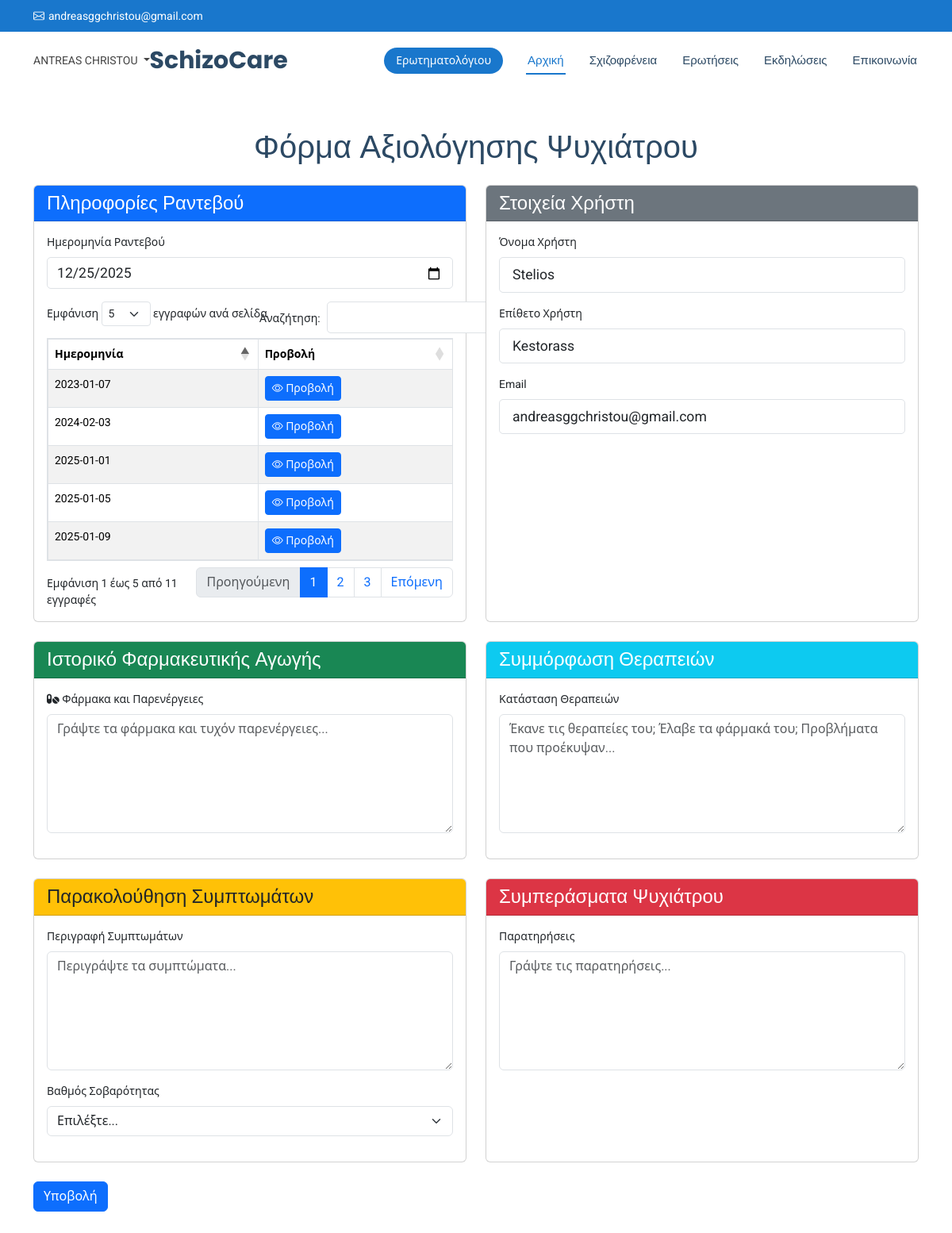
The app's page /dashboard/doctor/form_appointment.php?registration_number=1067998 (signed in) with its own data.
### tables this page shows
CREATE TABLE `users` (
  `user_id` int(11) NOT NULL,
  `role_id` int(11) NOT NULL,
  `name` varchar(255) NOT NULL,
  `surname` varchar(255) NOT NULL,
  `email` varchar(255) NOT NULL,
  `password` varchar(255) NOT NULL,
  `date_of_birth` date NOT NULL,
  `nationality` varchar(255) NOT NULL,
  `phone` int(11) NOT NULL,
  `resetCode` int(6) NOT NULL,
  `registration_number` int(11) NOT NULL,
  `gender` varchar(23) NOT NULL,
  `creation_date` date NOT NULL DEFAULT current_timestamp()
);

CREATE TABLE `appointment_details` (
  `id` int(11) NOT NULL,
  `appointmentDate` date NOT NULL,
  `name` varchar(255) NOT NULL,
  `clientEmail` varchar(255) NOT NULL,
  `medications` varchar(255) NOT NULL,
  `therapy_compliance` varchar(255) NOT NULL,
  `symptoms` varchar(255) NOT NULL,
  `symptom_severity` varchar(255) NOT NULL,
  `psychiatrist_notes` varchar(255) NOT NULL,
  `doctor_id` int(11) NOT NULL
);

### dashboard/doctor/form_appointment.php (the view, shortened to what this page needs)
<?php
include "../../config/config.php";
if (isset($_SESSION['user'])) {
    if (isset($_GET['registration_number'])) {
        $user_id = $_GET['registration_number'];
    	$sql = "SELECT * FROM users WHERE registration_number = ?";
    	$stmt = $conn->prepare($sql);
    	$stmt->bind_param("i", $user_id);
    	$stmt->execute();
    	$result = $stmt->get_result();
    	if ($result->num_rows > 0) {
    		while ($row = $result->fetch_assoc()) {
    			$email = $row['email'];
    			$name = $row['name'];
    			$surname = $row['surname'];
    		}
    	}
    }
}
?>
<!DOCTYPE html>
<html lang="en">
<head>
<link rel="stylesheet" href="https://cdn.datatables.net/1.13.6/css/dataTables.bootstrap5.min.css">
</head>
<body class="index-page">
  <?php include "header.php"?>
<?php
                            $sql1 = "
                                SELECT
                                    u.registration_number,
                                    u.email,
                                    a.clientEmail,
                                    a.appointmentDate
                                FROM
                                    users u
                                JOIN
                                    appointment_details a
                                ON
                                    u.email = a.clientEmail
                                WHERE
                                    u.registration_number = ?
                                ORDER BY
                                    a.appointmentDate DESC;
                            ";
                            $stmt = $conn->prepare($sql1);
                            $stmt->bind_param('s', $user_id);
                            $stmt->execute();
                            $result = $stmt->get_result();
                            ?>
  <div class="container mt-5">
    <h1 class="text-center mb-4">Φόρμα Αξιολόγησης Ψυχιάτρου</h1>
    <form action="form_appointment.php" method="POST" class="needs-validation" novalidate>
    <div class="row g-4 mb-4">
        <div class="col-md-6">
            <div class="card h-100">
                <div class="card-header bg-primary text-white">
                    <h4 class="card-title mb-0">Πληροφορίες Ραντεβού</h4>
                </div>
                <div class="card-body">
                    <div class="mb-3">
                        <label for="appointmentDate" class="form-label">Ημερομηνία Ραντεβού</label>
                        <input type="date" class="form-control" id="appointmentDate" name="appointmentDate" required>
                    </div>
                    <table id="questionsTable" class="table table-bordered table-striped">
                        <thead>
                            <tr>
                                <th>Ημερομηνία</th>
                                <th>Προβολή</th>
                            </tr>
                        </thead>
                        <tbody>
                            <?php
                            if ($result->num_rows > 0) {
                                while ($row = $result->fetch_assoc()) {
                                    echo "<tr>";
                                    echo "<td>" . htmlspecialchars($row['appointmentDate']) . "</td>";
                                    echo "<td>
                                        <button class='btn btn-primary btn-sm' data-bs-toggle='modal' data-bs-target='#viewModal'
                                            data-id='" . htmlspecialchars($row['registration_number']) . "'
                                            data-date='" . htmlspecialchars($row['appointmentDate']) . "'>
                                            <i class='bi bi-eye'></i> Προβολή
                                        </button>
                                      </td>";
                                    echo "</tr>";
                                }
                            } else {
                                echo "<tr><td>Δεν βρέθηκαν τα προηγούμενα ραντεβού.</td>
                                <td></td>
                                </tr>";
                            }
                            ?>
                        </tbody>
                    </table>
                    </div>
                </div>
            </div>
            <div class="col-md-6">
                <div class="card h-100">
                    <div class="card-header bg-secondary text-white">
                        <h4 class="card-title mb-0">Στοιχεία Χρήστη</h4>
                    </div>
                    <div class="card-body">
                    <div class="mb-3">
                        <label for="userName" class="form-label">Όνομα Χρήστη</label>
                        <input type="text" class="form-control form-control-lg" id="name" name="name" placeholder="Όνομα Χρήστη" value= <?php echo $name ?> required>
                    </div>
                    <div class="mb-3">
                        <label for="userName" class="form-label">Επίθετο Χρήστη</label>
                        <input type="text" class="form-control form-control-lg" id="surname" name="surname" placeholder="Επίθετο Χρήστη" value= <?php echo $surname ?> required>
                    </div>
                    <div class="mb-3">
                        <label for="email" class="form-label">Email</label>
                        <input type="email" class="form-control form-control-lg" id="clientEmail" name="clientEmail" placeholder="you@example.com" value= <?php echo $email?> required>
                    </div>
                    </div>
                </div>
            </div>
        </div>
        <div class="row g-4 mb-4">
            <div class="col-md-6">
                <div class="card h-100">
                    <div class="card-header bg-success text-white">
                        <h4 class="card-title mb-0">Ιστορικό Φαρμακευτικής Αγωγής</h4>
                    </div>
                    <div class="card-body">
                        <div class="mb-3">
                            <label for="medications" class="form-label">
                                <i class="fas fa-pills"></i> Φάρμακα και Παρενέργειες
                            </label>
                            <textarea class="form-control" id="medications" name="medications" rows="5" style="min-height: 150px;" placeholder="Γράψτε τα φάρμακα και τυχόν παρενέργειες..." required></textarea>
                        </div>
                    </div>
                </div>
            </div>
            <div class="col-md-6">
                <div class="card h-100">
                    <div class="card-header bg-info text-white">
                        <h4 class="card-title mb-0">Συμμόρφωση Θεραπειών</h4>
                    </div>
                    <div class="card-body">
                        <div class="mb-3">
                            <label for="therapyCompliance" class="form-label">Κατάσταση Θεραπειών</label>
                            <textarea class="form-control" id="therapyCompliance" name="therapyCompliance" rows="5" style="min-height: 150px;" placeholder="Έκανε τις θεραπείες του; Έλαβε τα φάρμακά του; Προβλήματα που προέκυψαν..." required></textarea>
                        </div>
                    </div>
                </div>
            </div>
        </div>
        <div class="row g-4 mb-4">
            <div class="col-md-6">
                <div class="card h-100">
                    <div class="card-header bg-warning text-dark">
                        <h4 class="card-title mb-0">Παρακολούθηση Συμπτωμάτων</h4>
                    </div>
                    <div class="card-body">
                        <div class="mb-3">
                            <label for="symptoms" class="form-label">Περιγραφή Συμπτωμάτων</label>
                            <textarea class="form-control" id="symptoms" name="symptoms" rows="5" style="min-height: 150px;" placeholder="Περιγράψτε τα συμπτώματα..." required></textarea>
                        </div>
                        <div class="mb-3">
                            <label for="symptomSeverity" class="form-label">Βαθμός Σοβαρότητας</label>
                            <select class="form-select" id="symptomSeverity" name="symptomSeverity" required>
                                <option value="">Επιλέξτε...</option>
                            </select>
                        </div>
                    </div>
                </div>
            </div>
            <div class="col-md-6">
                <div class="card h-100">
                    <div class="card-header bg-danger text-white">
                        <h4 class="card-title mb-0">Συμπεράσματα Ψυχιάτρου</h4>
                    </div>
                    <div class="card-body">
                        <div class="mb-3">
                            <label for="psychiatristNotes" class="form-label">Παρατηρήσεις</label>
                            <textarea class="form-control" id="psychiatristNotes" name="psychiatristNotes" rows="5" style="min-height: 150px;" placeholder="Γράψτε τις παρατηρήσεις..." required></textarea>
                        </div>
                    </div>
                </div>
            </div>
        </div>
        <div class="d-flex justify-content-between mb-5">
        <button type="submit" class="btn btn-primary">Υποβολή</button>
        </div>
</body>
</html>

### assets/css/main.css (style rules this page uses)
:root { --default-font: "Roboto", system-ui, -apple-system, "Segoe UI", Roboto, "Helvetica Neue", Arial, "Noto Sans", "Liberation Sans", sans-serif, "Apple Color Emoji", "Segoe UI Emoji", "Segoe UI Symbol", "Noto Color Emoji"; --heading-font: "Poppins", sans-serif; --nav-font: "Raleway", sans-serif; }
:root { --background-color: #ffffff; --default-color: #444444; --heading-color: #2c4964; --accent-color: #1977cc; --surface-color: #ffffff; --contrast-color: #ffffff; }
:root { --nav-color: #2c4964; --nav-hover-color: #1977cc; --nav-mobile-background-color: #ffffff; --nav-dropdown-background-color: #ffffff; --nav-dropdown-color: #2c4964; --nav-dropdown-hover-color: #1977cc; }
:root { scroll-behavior: smooth; }
body { color: var(--default-color); background-color: var(--background-color); font-family: var(--default-font); }
h1, h2, h3, h4, h5, h6 { color: var(--heading-color); font-family: var(--heading-font); }

### dashboard/doctor/form_appointment.php (style rules this page uses)
.table { border: 1px solid #007BFF; }
.table th, .table td { background-color: #f0f8ff; color: #003366; }
.table thead { background-color: #007BFF; color: white; }
input.form-control { height: 40px; font-size: 1.1rem; border-radius: 5px; }

### dashboard/doctor/header.php (style rules this page uses)
body { font-size: 14px; }

### records on screen
users: appointment_details.appointmentDate "2025-01-09", appointment_details.appointmentDate "2025-01-05", appointment_details.appointmentDate "2025-01-01", appointment_details.appointmentDate "2024-02-03", appointment_details.appointmentDate "2023-01-07", name "Stelios", surname "Kestorass", clientEmail "andreasggchristou@gmail.com"

### other values on screen
$user_name "ANTREAS CHRISTOU"
